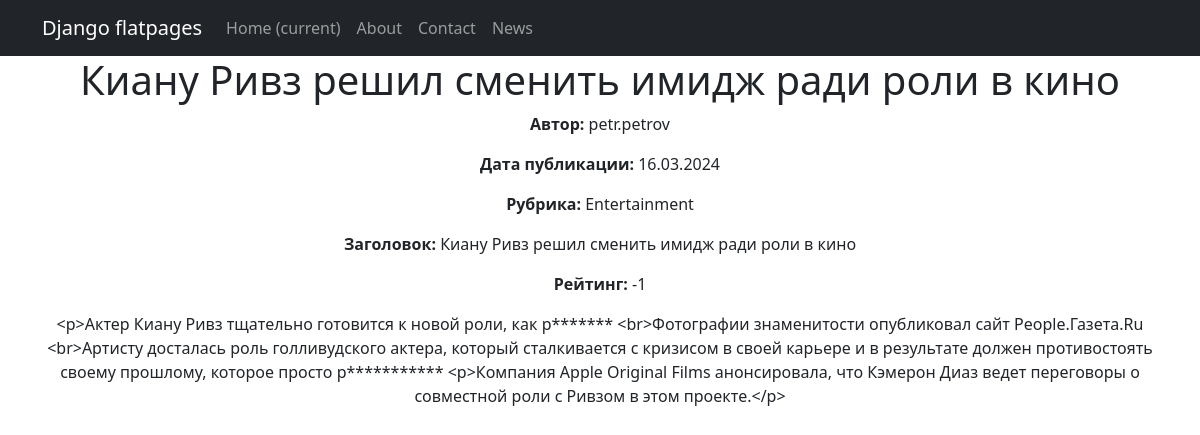
Screenshot of /news/2/ with the database file from the repository.
### news/models.py (models this page shows, shortened)
class Post(models.Model):
    NEWS = 'NW'
    ARTICLE = 'AR'
    POST_TYPES = [
        (NEWS, 'News'),
        (ARTICLE, 'Article'),
    ]
    author = models.ForeignKey(Author, on_delete=models.CASCADE)
    post_type = models.CharField(max_length=2, choices=POST_TYPES, default=ARTICLE)
    creation_date = models.DateTimeField(auto_now_add=True)
    categories = models.ManyToManyField(Category, through='PostCategory')
    title = models.CharField(max_length=255)
    text = models.TextField()
    rating = models.IntegerField(default=0)

class Author(models.Model):
    user = models.OneToOneField(User, on_delete=models.CASCADE)
    rating = models.IntegerField(default=0)

class Category(models.Model):
    name = models.CharField(max_length=255, unique=True)

### news/views.py (the view)
# urls.py: path('news/<int:pk>/', NewsDetailView.as_view(), name='news_detail'),
class NewsDetailView(DetailView):
    model = Post
    template_name = 'news/news_detail.html'
    context_object_name = 'news'
    def get_queryset(self):
        return Post.objects.filter(post_type='NW')

### news/templatetags/censor.py (called while the page is built)
@register.filter
def censor(value):
    if not isinstance(value, str):
        raise ValueError("Censor filter can only be applied to strings.")
    forbidden_words = ['редиска', 'брань1', 'брань2','брань3']
    words = value.split()
    for i, word in enumerate(words):
        for forbidden_word in forbidden_words:
            if word.lower().startswith(forbidden_word.lower()) and word[0].isupper() == forbidden_word[0].isupper():
                censored_word = word[0] + '*' * (len(word) - 1)
                words[i] = censored_word
    return ' '.join(words)
    return result

### templates/news/news_detail.html (shortened to what this page needs)
{% extends 'flatpages/default.html' %}
{% load censor %}
{% block content %}
<h1>{{ news.title }}</h1>
<p><strong>Автор:</strong> {{ news.author.user.username }}</p>
<p><strong>Дата публикации:</strong> {{ news.creation_date|date:"d.m.Y" }}</p>
<p><strong>Рубрика:</strong>
    {% for category in news.categories.all %}
        {{ category.name }}
    {% endfor %}
</p>
<p><strong>Заголовок:</strong> {{ news.title }}</p>
<p><strong>Рейтинг:</strong> {{ news.rating }}</p>
<div class="news-content">
  {{ news.text|linebreaks|censor }}
</div>
{% endblock content %}

### rows the page displays
Post: title "Киану Ривз решил сменить имидж ради роли в кино", author.user.username "petr.petrov", creation_date "16.03.2024", rating "-1", text|censor "<p>Актер Киану Ривз тщательно готовится к новой роли, как р******* <br>Фотографии знаменитости опубликовал сайт People.Газета.Ru <br>Артисту досталась роль голливудского актера, который сталкивается с кризисом в своей карьере и в результате должен противостоять своему прошлому, которое просто р*********** <p>Компания Apple Original Films анонсировала, что Кэмерон Диаз ведет переговоры о совместной роли с Ривзом в этом проекте.</p>"
Category: name "Entertainment"
